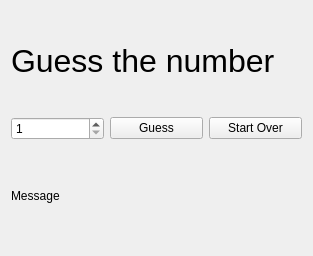
<?xml version="1.0" encoding="UTF-8"?>
<ui version="4.0">
 <class>Widget</class>
 <widget class="QWidget" name="Widget">
  <property name="geometry">
   <rect>
    <x>0</x>
    <y>0</y>
    <width>313</width>
    <height>256</height>
   </rect>
  </property>
  <property name="windowTitle">
   <string>Guess The Number</string>
  </property>
  <layout class="QVBoxLayout" name="verticalLayout">
   <item>
    <widget class="QLabel" name="titleLabel">
     <property name="font">
      <font>
       <pointsize>24</pointsize>
      </font>
     </property>
     <property name="text">
      <string>Guess the number</string>
     </property>
    </widget>
   </item>
   <item>
    <layout class="QHBoxLayout" name="horizontalLayout">
     <item>
      <widget class="QSpinBox" name="numberSpinBox">
       <property name="minimum">
        <number>1</number>
       </property>
       <property name="maximum">
        <number>10</number>
       </property>
      </widget>
     </item>
     <item>
      <widget class="QPushButton" name="guessButton">
       <property name="text">
        <string>Guess</string>
       </property>
      </widget>
     </item>
     <item>
      <widget class="QPushButton" name="startOverButton">
       <property name="text">
        <string>Start Over</string>
       </property>
      </widget>
     </item>
    </layout>
   </item>
   <item>
    <widget class="QLabel" name="messageLabel">
     <property name="text">
      <string>Message</string>
     </property>
    </widget>
   </item>
  </layout>
 </widget>
 <resources/>
 <connections/>
</ui>
